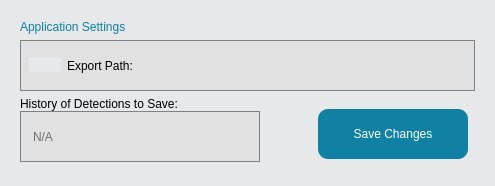
               <widget class="QWidget" name="widget" native="true">
                <property name="styleSheet">
                 <string notr="true">background-color: rgb(230, 232, 233);
border-radius: 15px;</string>
                </property>
                <layout class="QVBoxLayout" name="verticalLayout_17">
                 <property name="spacing">
                  <number>1</number>
                 </property>
                 <property name="bottomMargin">
                  <number>0</number>
                 </property>
                 <item>
                  <widget class="QWidget" name="widget_2" native="true">
                   <layout class="QVBoxLayout" name="verticalLayout_38">
                    <property name="bottomMargin">
                     <number>0</number>
                    </property>
                    <item>
                     <widget class="QLabel" name="applicationsettings">
                      <property name="sizePolicy">
                       <sizepolicy hsizetype="Fixed" vsizetype="Fixed">
                        <horstretch>0</horstretch>
                        <verstretch>0</verstretch>
                       </sizepolicy>
                      </property>
                      <property name="styleSheet">
                       <string notr="true">font: 700 19pt &quot;Tahoma&quot;;
color: rgb(16, 128, 163);</string>
                      </property>
                      <property name="text">
                       <string>Application Settings</string>
                      </property>
                     </widget>
                    </item>
                    <item>
                     <widget class="QWidget" name="pathexport" native="true">
                      <property name="sizePolicy">
                       <sizepolicy hsizetype="Fixed" vsizetype="Fixed">
                        <horstretch>0</horstretch>
                        <verstretch>0</verstretch>
                       </sizepolicy>
                      </property>
                      <property name="minimumSize">
                       <size>
                        <width>0</width>
                        <height>51</height>
                       </size>
                      </property>
                      <property name="maximumSize">
                       <size>
                        <width>500</width>
                        <height>16777215</height>
                       </size>
                      </property>
                      <property name="cursor">
                       <cursorShape>PointingHandCursor</cursorShape>
                      </property>
                      <property name="styleSheet">
                       <string notr="true">#pathexport {
border: 1px solid gray;
background-color: rgb(225, 225, 225);
color: rgb(0, 0, 0);
border-radius: 0px;
font: 12pt &quot;Tahoma&quot;;
}</string>
                      </property>
                      <layout class="QHBoxLayout" name="horizontalLayout_23">
                       <item>
                        <widget class="QPushButton" name="selectExportPathButton">
                         <property name="sizePolicy">
                          <sizepolicy hsizetype="Fixed" vsizetype="Fixed">
                           <horstretch>0</horstretch>
                           <verstretch>0</verstretch>
                          </sizepolicy>
                         </property>
                         <property name="text">
                          <string/>
                         </property>
                         <property name="icon">
                          <iconset>
                           <normaloff>../image/folder.png</normaloff>../image/folder.png</iconset>
                         </property>
                         <property name="iconSize">
                          <size>
                           <width>25</width>
                           <height>25</height>
                          </size>
                         </property>
                        </widget>
                       </item>
                       <item>
                        <widget class="QLabel" name="exportdirectory">
                         <property name="sizePolicy">
                          <sizepolicy hsizetype="Fixed" vsizetype="Preferred">
                           <horstretch>0</horstretch>
                           <verstretch>0</verstretch>
                          </sizepolicy>
                         </property>
                         <property name="cursor">
                          <cursorShape>PointingHandCursor</cursorShape>
                         </property>
                         <property name="styleSheet">
                          <string notr="true">#exportdirectory {
background-color: rgb(225, 225, 225);
color: rgb(0, 0, 0);
border-radius: 0px;
font: 12pt &quot;Tahoma&quot;;
}</string>
                         </property>
                         <property name="text">
                          <string>Export Path:</string>
                         </property>
                        </widget>
                       </item>
                       <item>
                        <widget class="QLabel" name="exportpath">
                         <property name="styleSheet">
                          <string notr="true">#exportpath {
background-color: rgb(225, 225, 225);
color: gray;
font: 12pt &quot;Tahoma&quot;;
}</string>
                         </property>
                         <property name="text">
                          <string/>
                         </property>
                        </widget>
                       </item>
                      </layout>
                     </widget>
                    </item>
                    <item>
                     <widget class="QWidget" name="widget_12" native="true">
                      <property name="sizePolicy">
                       <sizepolicy hsizetype="Expanding" vsizetype="Expanding">
                        <horstretch>0</horstretch>
                        <verstretch>0</verstretch>
                       </sizepolicy>
                      </property>
                      <layout class="QHBoxLayout" name="horizontalLayout_32">
                       <property name="spacing">
                        <number>0</number>
                       </property>
                       <property name="leftMargin">
                        <number>0</number>
                       </property>
                       <property name="topMargin">
                        <number>0</number>
                       </property>
                       <property name="rightMargin">
                        <number>0</number>
                       </property>
                       <property name="bottomMargin">
                        <number>0</number>
                       </property>
                       <item>
                        <widget class="QWidget" name="widget_11" native="true">
                         <property name="sizePolicy">
                          <sizepolicy hsizetype="Preferred" vsizetype="Fixed">
                           <horstretch>0</horstretch>
                           <verstretch>0</verstretch>
                          </sizepolicy>
                         </property>
                         <layout class="QVBoxLayout" name="verticalLayout_18">
                          <property name="spacing">
                           <number>0</number>
                          </property>
                          <property name="leftMargin">
                           <number>0</number>
                          </property>
                          <property name="topMargin">
                           <number>0</number>
                          </property>
                          <property name="bottomMargin">
                           <number>0</number>
                          </property>
                          <item>
                           <widget class="QLabel" name="label_3">
                            <property name="sizePolicy">
                             <sizepolicy hsizetype="Fixed" vsizetype="Fixed">
                              <horstretch>0</horstretch>
                              <verstretch>0</verstretch>
                             </sizepolicy>
                            </property>
                            <property name="styleSheet">
                             <string notr="true">font: 12pt &quot;Segoe UI&quot;;</string>
                            </property>
                            <property name="text">
                             <string>History of Detections to Save:</string>
                            </property>
                           </widget>
                          </item>
                          <item>
                           <widget class="QLineEdit" name="detectionsaver">
                            <property name="minimumSize">
                             <size>
                              <width>240</width>
                              <height>51</height>
                             </size>
                            </property>
                            <property name="maximumSize">
                             <size>
                              <width>250</width>
                              <height>16777215</height>
                             </size>
                            </property>
                            <property name="styleSheet">
                             <string notr="true">background-color: rgb(225, 225, 225);
border: 1px solid gray;
font: 12pt &quot;Tahoma&quot;;
border-radius: 0px;
padding: 10px;</string>
                            </property>
                            <property name="text">
                             <string/>
                            </property>
                            <property name="maxLength">
                             <number>2</number>
                            </property>
                            <property name="placeholderText">
                             <string>N/A</string>
                            </property>
                           </widget>
                          </item>
                         </layout>
                        </widget>
                       </item>
                       <item>
                        <spacer name="horizontalSpacer_10">
                         <property name="orientation">
                          <enum>Qt::Horizontal</enum>
                         </property>
                         <property name="sizeHint" stdset="0">
                          <size>
                           <width>40</width>
                           <height>20</height>
                          </size>
                         </property>
                        </spacer>
                       </item>
                       <item>
                        <widget class="QWidget" name="widget_13" native="true">
                         <layout class="QVBoxLayout" name="verticalLayout_25">
                          <property name="rightMargin">
                           <number>7</number>
                          </property>
                          <property name="bottomMargin">
                           <number>0</number>
                          </property>
                          <item>
                           <widget class="QPushButton" name="saveappset">
                            <property name="sizePolicy">
                             <sizepolicy hsizetype="Fixed" vsizetype="Preferred">
                              <horstretch>0</horstretch>
                              <verstretch>0</verstretch>
                             </sizepolicy>
                            </property>
                            <property name="minimumSize">
                             <size>
                              <width>150</width>
                              <height>50</height>
                             </size>
                            </property>
                            <property name="maximumSize">
                             <size>
                              <width>150</width>
                              <height>50</height>
                             </size>
                            </property>
                            <property name="cursor">
                             <cursorShape>PointingHandCursor</cursorShape>
                            </property>
                            <property name="styleSheet">
                             <string notr="true">#saveappset{
background-color: rgb(16, 128, 163);
color: rgb(255, 255, 255);
font: 700 10pt &quot;Tahoma&quot;;
border-radius: 10px;
}

#saveappset:Hover {
background-color: rgb(16, 170, 215);
color: rgb(255, 255, 255);
font: 700 10pt &quot;Tahoma&quot;;
border-radius: 10px;
}

#saveappset:Pressed {
background-color: rgb(16, 170, 163);
color: rgb(255, 255, 255);
font: 700 10pt &quot;Tahoma&quot;;
border-radius: 10px;
}</string>
                            </property>
                            <property name="text">
                             <string>Save Changes</string>
                            </property>
                            <property name="iconSize">
                             <size>
                              <width>50</width>
                              <height>50</height>
                             </size>
                            </property>
                           </widget>
                          </item>
                         </layout>
                        </widget>
                       </item>
                      </layout>
                     </widget>
                    </item>
                    <item>
                     <widget class="QWidget" name="widget_6" native="true">
                      <property name="sizePolicy">
                       <sizepolicy hsizetype="Fixed" vsizetype="Fixed">
                        <horstretch>0</horstretch>
                        <verstretch>0</verstretch>
                       </sizepolicy>
                      </property>
                      <layout class="QVBoxLayout" name="verticalLayout_16">
                       <property name="leftMargin">
                        <number>0</number>
                       </property>
                      </layout>
                     </widget>
                    </item>
                   </layout>
                  </widget>
                 </item>
                </layout>
               </widget>
